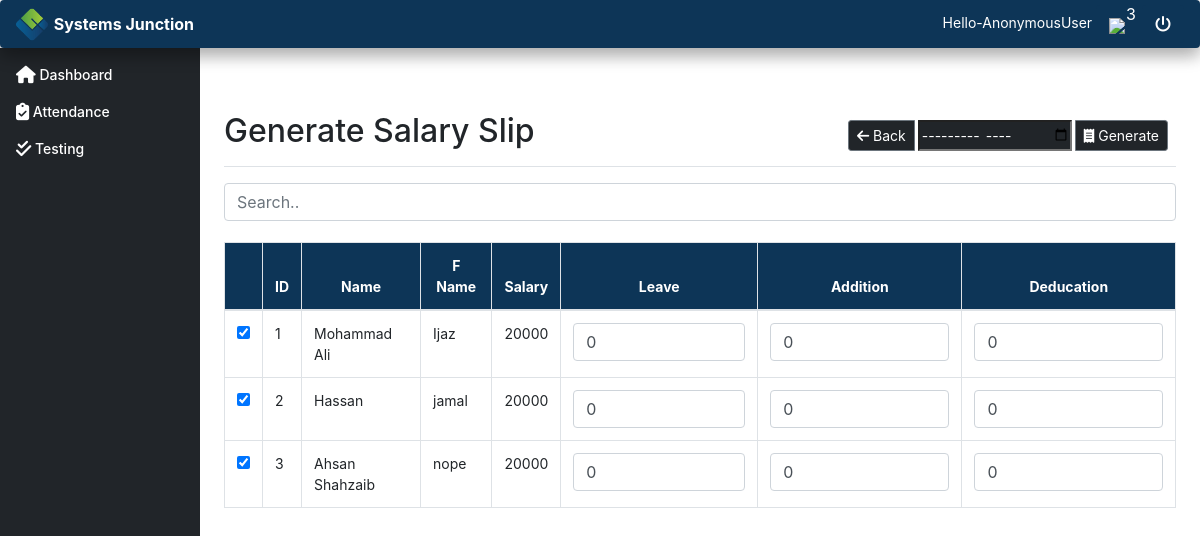
Screenshot of /employee/salarysheet with the database file from the repository.
### employee/models.py (models this page shows, shortened)
class Employee(models.Model):
    boolChoice = (
        ("Male", "Male"), ("Female", "Female"))
    name = models.CharField(max_length=50)
    fname = models.TextField(max_length=50)
    CNIC = models.IntegerField(max_length=11)
    age = models.IntegerField(max_length=5)
    joiningdate = models.DateTimeField(max_length=20, blank=True, default=None)
    gender = models.CharField(max_length=10, choices=boolChoice)
    profile_pic = models.ImageField(default='place.png')
    salary = models.IntegerField(default=None)
    education = models.ManyToManyField(EmployeeEducation, default=None)
    experience = models.ManyToManyField(EmployeeExperience, default=None)
    skills = models.ManyToManyField(EmployeeSkills, default=None)

### employee/views.py (the view)
# urls.py: path('salarysheet', views.salarysheet, name='salarysheet'),
def salarysheet(request):
    employee = Employee.objects.all()
    prob = getProbations()
    count = prob.count()
    return render(request, 'employee/salary_sheet_view.html', {'employee': employee,'count':count,'prob':prob})

### dashboard/views.py (called while the page is built)
def getProbations():
    now = datetime.datetime.now()
    past = now - datetime.timedelta(days=90)
    employees = Employee.objects.filter(joiningdate__lte=past)
    return employees

### employee/templates/employee/salary_sheet_view.html (shortened to what this page needs)
{% extends 'basetemplate.html' %}
{% block content %}
        <main role="main" class="col-md-9 ml-sm-auto col-lg-10 pt-3 px-4">
        <form action="{% url 'employee:generatesalaryslip' %}" method="post" >
          <div class="d-flex justify-content-between flex-wrap flex-md-nowrap align-items-center pb-2 mb-3 border-bottom">
            <h1 class="h2">Generate Salary Slip </h1>
            <div class="btn-toolbar mb-2 mb-md-0">
              <div class="btn-group mr-2">
            <a href="{% url 'employee:monthlySheet' %}" class="btn btn-sm btn-outline-secondary" style="background-color: #212529; color: white"> <i class="fas fa-arrow-left"></i>  Back</a>
                  <input type="month" id="month" name="month" required style="margin-right: 3px;margin-left: 3px; background-color: #212529; color: white">
                <button type="submit" style="background-color: #212529; color: white" class="btn btn-sm btn-outline-secondary"> <i class="fas fa-receipt"></i>  Generate</button>
              </div>
            </div>
          </div>
            <input class="form-control" id="myInput" type="text" placeholder="Search..">
        <br>
 <div class="table-responsive-lg">
            <table class="table table-bordered " style="background-color: white">
              <thead class="thead" style="background-color: #0d3557">
                <tr style="color: white;text-align: center">
                       <th></th>
                      <th>ID</th>
                      <th>Name</th>
                      <th>F Name</th>
                    <th>Salary</th>
                      <th>Leave</th>
                    <th>Addition</th>
                    <th>Deducation</th>
                </tr>
              </thead>
              <tbody id="myTable">
              {% for employee in employee %}
                <tr>
                <td><input type="checkbox" name="employeeList[]" checked value="{{ employee.id }}" /></td>
                   <td>{{ employee.id }}</td>
                    <td>{{ employee.name }}</td>
                    <td>{{ employee.fname }}</td>
                    <td>{{ employee.salary }}</td>
                    <td><input type="number" class="form-control" value="0" name="{{ employee.id }}" ></td>
                <td><input type="number" class="form-control" value="0" name="a{{ employee.id }}" ></td>
                <td><input type="number" class="form-control" value="0" name="s{{ employee.id }}" ></td>
                </tr>
              {% endfor %}
              </tbody>
            </table>
          </div>
        </form>
        </main>
      </div>
    </div>
{% endblock %}

### assets/dashboard.css (style rules this page uses)
body { font-size: .875rem; }
.border-bottom { border-bottom: 1px solid #e5e5e5; }

### rows the page displays
Employee: id "1", name "Mohammad Ali", fname "Ijaz", salary "20000"
Employee: id "2", name "Hassan", fname "jamal", salary "20000"
Employee: id "3", name "Ahsan Shahzaib", fname "nope", salary "20000"

### other values shown
{{ request.user }} "AnonymousUser"
{{ prob.count }} "3"
